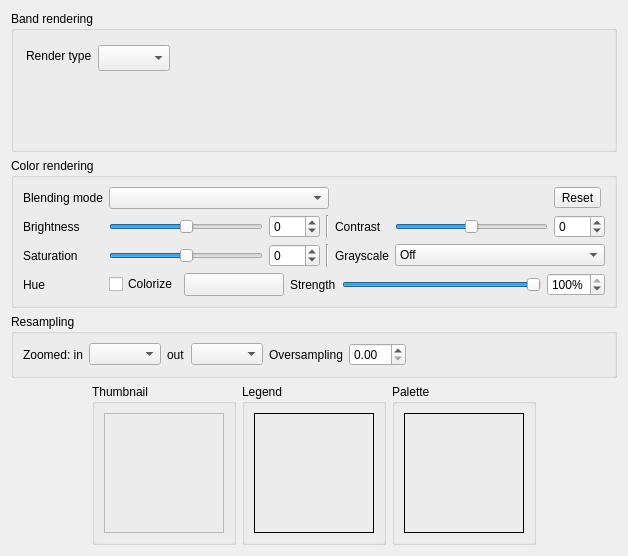
             <widget class="QWidget" name="scrollAreaWidgetContents">
              <property name="geometry">
               <rect>
                <x>0</x>
                <y>0</y>
                <width>628</width>
                <height>556</height>
               </rect>
              </property>
              <layout class="QVBoxLayout" name="verticalLayout_10">
               <item>
                <widget class="QgsCollapsibleGroupBox" name="mBandRenderingGrpBx">
                 <property name="sizePolicy">
                  <sizepolicy hsizetype="Preferred" vsizetype="Preferred">
                   <horstretch>0</horstretch>
                   <verstretch>5</verstretch>
                  </sizepolicy>
                 </property>
                 <property name="title">
                  <string>Band rendering</string>
                 </property>
                 <property name="syncGroup" stdset="0">
                  <string notr="true">rasterstyle</string>
                 </property>
                 <layout class="QVBoxLayout" name="verticalLayout_21">
                  <property name="leftMargin">
                   <number>0</number>
                  </property>
                  <property name="topMargin">
                   <number>12</number>
                  </property>
                  <property name="rightMargin">
                   <number>0</number>
                  </property>
                  <property name="bottomMargin">
                   <number>0</number>
                  </property>
                  <item>
                   <layout class="QHBoxLayout" name="horizontalLayout_2">
                    <property name="leftMargin">
                     <number>12</number>
                    </property>
                    <item>
                     <widget class="QLabel" name="mRenderTypeLabel">
                      <property name="sizePolicy">
                       <sizepolicy hsizetype="Minimum" vsizetype="Fixed">
                        <horstretch>0</horstretch>
                        <verstretch>0</verstretch>
                       </sizepolicy>
                      </property>
                      <property name="maximumSize">
                       <size>
                        <width>32767</width>
                        <height>22</height>
                       </size>
                      </property>
                      <property name="text">
                       <string>Render type</string>
                      </property>
                     </widget>
                    </item>
                    <item>
                     <widget class="QComboBox" name="mRenderTypeComboBox">
                      <property name="sizePolicy">
                       <sizepolicy hsizetype="Preferred" vsizetype="Fixed">
                        <horstretch>0</horstretch>
                        <verstretch>0</verstretch>
                       </sizepolicy>
                      </property>
                      <property name="minimumSize">
                       <size>
                        <width>0</width>
                        <height>26</height>
                       </size>
                      </property>
                      <property name="maximumSize">
                       <size>
                        <width>32767</width>
                        <height>22</height>
                       </size>
                      </property>
                     </widget>
                    </item>
                    <item>
                     <spacer name="horizontalSpacer_2">
                      <property name="orientation">
                       <enum>Qt::Horizontal</enum>
                      </property>
                      <property name="sizeHint" stdset="0">
                       <size>
                        <width>0</width>
                        <height>10</height>
                       </size>
                      </property>
                     </spacer>
                    </item>
                   </layout>
                  </item>
                  <item>
                   <widget class="QStackedWidget" name="mRendererStackedWidget"/>
                  </item>
                 </layout>
                </widget>
               </item>
               <item>
                <widget class="QgsCollapsibleGroupBox" name="mColorRenderingGrpBox">
                 <property name="title">
                  <string>Color rendering</string>
                 </property>
                 <property name="collapsed" stdset="0">
                  <bool>false</bool>
                 </property>
                 <property name="saveCollapsedState" stdset="0">
                  <bool>true</bool>
                 </property>
                 <property name="syncGroup" stdset="0">
                  <string notr="true">rasterstyle</string>
                 </property>
                 <layout class="QGridLayout" name="gridLayout_2">
                  <item row="2" column="0">
                   <widget class="QLabel" name="labelSaturation">
                    <property name="text">
                     <string>Saturation</string>
                    </property>
                   </widget>
                  </item>
                  <item row="3" column="0">
                   <widget class="QLabel" name="label_3">
                    <property name="text">
                     <string>Hue</string>
                    </property>
                   </widget>
                  </item>
                  <item row="2" column="1">
                   <widget class="QSlider" name="sliderSaturation">
                    <property name="sizePolicy">
                     <sizepolicy hsizetype="Expanding" vsizetype="Fixed">
                      <horstretch>0</horstretch>
                      <verstretch>0</verstretch>
                     </sizepolicy>
                    </property>
                    <property name="minimumSize">
                     <size>
                      <width>75</width>
                      <height>0</height>
                     </size>
                    </property>
                    <property name="minimum">
                     <number>-100</number>
                    </property>
                    <property name="maximum">
                     <number>100</number>
                    </property>
                    <property name="orientation">
                     <enum>Qt::Horizontal</enum>
                    </property>
                   </widget>
                  </item>
                  <item row="0" column="0">
                   <widget class="QLabel" name="mBlendTypeLabel">
                    <property name="text">
                     <string>Blending mode</string>
                    </property>
                   </widget>
                  </item>
                  <item row="1" column="0">
                   <widget class="QLabel" name="label_2">
                    <property name="text">
                     <string>Brightness</string>
                    </property>
                   </widget>
                  </item>
                  <item row="1" column="1">
                   <widget class="QSlider" name="mSliderBrightness">
                    <property name="minimumSize">
                     <size>
                      <width>75</width>
                      <height>0</height>
                     </size>
                    </property>
                    <property name="minimum">
                     <number>-255</number>
                    </property>
                    <property name="maximum">
                     <number>255</number>
                    </property>
                    <property name="orientation">
                     <enum>Qt::Horizontal</enum>
                    </property>
                    <property name="tickPosition">
                     <enum>QSlider::NoTicks</enum>
                    </property>
                    <property name="tickInterval">
                     <number>0</number>
                    </property>
                   </widget>
                  </item>
                  <item row="1" column="2">
                   <widget class="QSpinBox" name="mBrightnessSpinBox">
                    <property name="minimum">
                     <number>-255</number>
                    </property>
                    <property name="maximum">
                     <number>255</number>
                    </property>
                   </widget>
                  </item>
                  <item row="1" column="5">
                   <widget class="QSlider" name="mSliderContrast">
                    <property name="minimumSize">
                     <size>
                      <width>75</width>
                      <height>0</height>
                     </size>
                    </property>
                    <property name="minimum">
                     <number>-100</number>
                    </property>
                    <property name="maximum">
                     <number>100</number>
                    </property>
                    <property name="singleStep">
                     <number>1</number>
                    </property>
                    <property name="orientation">
                     <enum>Qt::Horizontal</enum>
                    </property>
                   </widget>
                  </item>
                  <item row="1" column="4">
                   <widget class="QLabel" name="label_5">
                    <property name="text">
                     <string>Contrast</string>
                    </property>
                   </widget>
                  </item>
                  <item row="1" column="6">
                   <widget class="QSpinBox" name="mContrastSpinBox">
                    <property name="minimum">
                     <number>-100</number>
                    </property>
                    <property name="maximum">
                     <number>100</number>
                    </property>
                   </widget>
                  </item>
                  <item row="2" column="3">
                   <widget class="Line" name="line_2">
                    <property name="orientation">
                     <enum>Qt::Vertical</enum>
                    </property>
                   </widget>
                  </item>
                  <item row="1" column="3">
                   <widget class="Line" name="line">
                    <property name="orientation">
                     <enum>Qt::Vertical</enum>
                    </property>
                   </widget>
                  </item>
                  <item row="2" column="4">
                   <widget class="QLabel" name="labelGrayscale">
                    <property name="text">
                     <string>Grayscale</string>
                    </property>
                   </widget>
                  </item>
                  <item row="2" column="2">
                   <widget class="QSpinBox" name="spinBoxSaturation">
                    <property name="minimum">
                     <number>-100</number>
                    </property>
                    <property name="maximum">
                     <number>100</number>
                    </property>
                    <property name="value">
                     <number>0</number>
                    </property>
                    <property name="decimals" stdset="0">
                     <number>0</number>
                    </property>
                   </widget>
                  </item>
                  <item row="3" column="1" colspan="6">
                   <layout class="QHBoxLayout" name="horizontalLayout_12">
                    <item>
                     <widget class="QCheckBox" name="mColorizeCheck">
                      <property name="text">
                       <string>Colorize</string>
                      </property>
                     </widget>
                    </item>
                    <item>
                     <widget class="QgsColorButtonV2" name="btnColorizeColor">
                      <property name="minimumSize">
                       <size>
                        <width>100</width>
                        <height>0</height>
                       </size>
                      </property>
                      <property name="maximumSize">
                       <size>
                        <width>100</width>
                        <height>16777215</height>
                       </size>
                      </property>
                      <property name="text">
                       <string/>
                      </property>
                     </widget>
                    </item>
                    <item>
                     <widget class="QLabel" name="labelColorizeStrength">
                      <property name="text">
                       <string>Strength</string>
                      </property>
                     </widget>
                    </item>
                    <item>
                     <widget class="QSlider" name="sliderColorizeStrength">
                      <property name="maximum">
                       <number>100</number>
                      </property>
                      <property name="value">
                       <number>100</number>
                      </property>
                      <property name="orientation">
                       <enum>Qt::Horizontal</enum>
                      </property>
                     </widget>
                    </item>
                    <item>
                     <widget class="QSpinBox" name="spinColorizeStrength">
                      <property name="suffix">
                       <string>%</string>
                      </property>
                      <property name="minimum">
                       <number>0</number>
                      </property>
                      <property name="maximum">
                       <number>100</number>
                      </property>
                      <property name="value">
                       <number>100</number>
                      </property>
                     </widget>
                    </item>
                   </layout>
                  </item>
                  <item row="0" column="1" colspan="3">
                   <widget class="QgsBlendModeComboBox" name="mBlendModeComboBox">
                    <property name="minimumSize">
                     <size>
                      <width>0</width>
                      <height>0</height>
                     </size>
                    </property>
                   </widget>
                  </item>
                  <item row="0" column="6">
                   <widget class="QToolButton" name="mResetColorRenderingBtn">
                    <property name="toolTip">
                     <string>Reset all color rendering options to default</string>
                    </property>
                    <property name="text">
                     <string>Reset</string>
                    </property>
                    <property name="icon">
                     <iconset resource="../../images/images.qrc">
                      <normaloff>:/images/themes/default/mActionUndo.png</normaloff>:/images/themes/default/mActionUndo.png</iconset>
                    </property>
                    <property name="toolButtonStyle">
                     <enum>Qt::ToolButtonTextBesideIcon</enum>
                    </property>
                   </widget>
                  </item>
                  <item row="2" column="5" colspan="2">
                   <widget class="QComboBox" name="comboGrayscale">
                    <item>
                     <property name="text">
                      <string>Off</string>
                     </property>
                    </item>
                    <item>
                     <property name="text">
                      <string>By lightness</string>
                     </property>
                    </item>
                    <item>
                     <property name="text">
                      <string>By luminosity</string>
                     </property>
                    </item>
                    <item>
                     <property name="text">
                      <string>By average</string>
                     </property>
                    </item>
                   </widget>
                  </item>
                 </layout>
                </widget>
               </item>
               <item>
                <widget class="QgsCollapsibleGroupBox" name="mResamplingGroupBox">
                 <property name="title">
                  <string>Resampling</string>
                 </property>
                 <property name="checkable">
                  <bool>false</bool>
                 </property>
                 <property name="collapsed" stdset="0">
                  <bool>false</bool>
                 </property>
                 <property name="saveCollapsedState" stdset="0">
                  <bool>true</bool>
                 </property>
                 <property name="syncGroup" stdset="0">
                  <string notr="true">rasterstyle</string>
                 </property>
                 <layout class="QHBoxLayout" name="horizontalLayout">
                  <item>
                   <widget class="QLabel" name="mZoomedInResamplingLabel">
                    <property name="text">
                     <string>Zoomed: in</string>
                    </property>
                   </widget>
                  </item>
                  <item>
                   <widget class="QComboBox" name="mZoomedInResamplingComboBox"/>
                  </item>
                  <item>
                   <widget class="QLabel" name="mZoomedOutResamplingLabel">
                    <property name="text">
                     <string>out</string>
                    </property>
                   </widget>
                  </item>
                  <item>
                   <widget class="QComboBox" name="mZoomedOutResamplingComboBox"/>
                  </item>
                  <item>
                   <widget class="QLabel" name="mMaximumOversamplingLabel">
                    <property name="text">
                     <string>Oversampling</string>
                    </property>
                   </widget>
                  </item>
                  <item>
                   <widget class="QDoubleSpinBox" name="mMaximumOversamplingSpinBox"/>
                  </item>
                  <item>
                   <spacer name="horizontalSpacer">
                    <property name="orientation">
                     <enum>Qt::Horizontal</enum>
                    </property>
                    <property name="sizeHint" stdset="0">
                     <size>
                      <width>0</width>
                      <height>20</height>
                     </size>
                    </property>
                   </spacer>
                  </item>
                 </layout>
                </widget>
               </item>
               <item>
                <layout class="QHBoxLayout" name="horizontalLayout_10">
                 <item>
                  <spacer name="spacer_2">
                   <property name="orientation">
                    <enum>Qt::Horizontal</enum>
                   </property>
                   <property name="sizeHint" stdset="0">
                    <size>
                     <width>0</width>
                     <height>20</height>
                    </size>
                   </property>
                  </spacer>
                 </item>
                 <item>
                  <widget class="QGroupBox" name="groupBox10">
                   <property name="title">
                    <string>Thumbnail</string>
                   </property>
                   <layout class="QGridLayout" name="_7">
                    <item row="0" column="0">
                     <widget class="QLabel" name="pixmapThumbnail">
                      <property name="minimumSize">
                       <size>
                        <width>120</width>
                        <height>120</height>
                       </size>
                      </property>
                      <property name="maximumSize">
                       <size>
                        <width>120</width>
                        <height>120</height>
                       </size>
                      </property>
                      <property name="frameShape">
                       <enum>QFrame::StyledPanel</enum>
                      </property>
                      <property name="scaledContents">
                       <bool>true</bool>
                      </property>
                     </widget>
                    </item>
                   </layout>
                  </widget>
                 </item>
                 <item>
                  <widget class="QGroupBox" name="groupBox9">
                   <property name="title">
                    <string>Legend</string>
                   </property>
                   <layout class="QGridLayout" name="_8">
                    <item row="0" column="0">
                     <widget class="QLabel" name="pixmapLegend">
                      <property name="minimumSize">
                       <size>
                        <width>120</width>
                        <height>120</height>
                       </size>
                      </property>
                      <property name="maximumSize">
                       <size>
                        <width>120</width>
                        <height>120</height>
                       </size>
                      </property>
                      <property name="frameShape">
                       <enum>QFrame::Box</enum>
                      </property>
                      <property name="scaledContents">
                       <bool>true</bool>
                      </property>
                     </widget>
                    </item>
                   </layout>
                  </widget>
                 </item>
                 <item>
                  <widget class="QGroupBox" name="groupBox8">
                   <property name="title">
                    <string>Palette</string>
                   </property>
                   <layout class="QGridLayout" name="_9">
                    <item row="0" column="0">
                     <widget class="QLabel" name="pixmapPalette">
                      <property name="minimumSize">
                       <size>
                        <width>120</width>
                        <height>120</height>
                       </size>
                      </property>
                      <property name="maximumSize">
                       <size>
                        <width>120</width>
                        <height>120</height>
                       </size>
                      </property>
                      <property name="frameShape">
                       <enum>QFrame::Box</enum>
                      </property>
                      <property name="scaledContents">
                       <bool>true</bool>
                      </property>
                     </widget>
                    </item>
                   </layout>
                  </widget>
                 </item>
                 <item>
                  <spacer name="spacer">
                   <property name="orientation">
                    <enum>Qt::Horizontal</enum>
                   </property>
                   <property name="sizeHint" stdset="0">
                    <size>
                     <width>0</width>
                     <height>20</height>
                    </size>
                   </property>
                  </spacer>
                 </item>
                </layout>
               </item>
               <item>
                <spacer name="verticalSpacer">
                 <property name="orientation">
                  <enum>Qt::Vertical</enum>
                 </property>
                 <property name="sizeHint" stdset="0">
                  <size>
                   <width>20</width>
                   <height>0</height>
                  </size>
                 </property>
                </spacer>
               </item>
              </layout>
             </widget>
